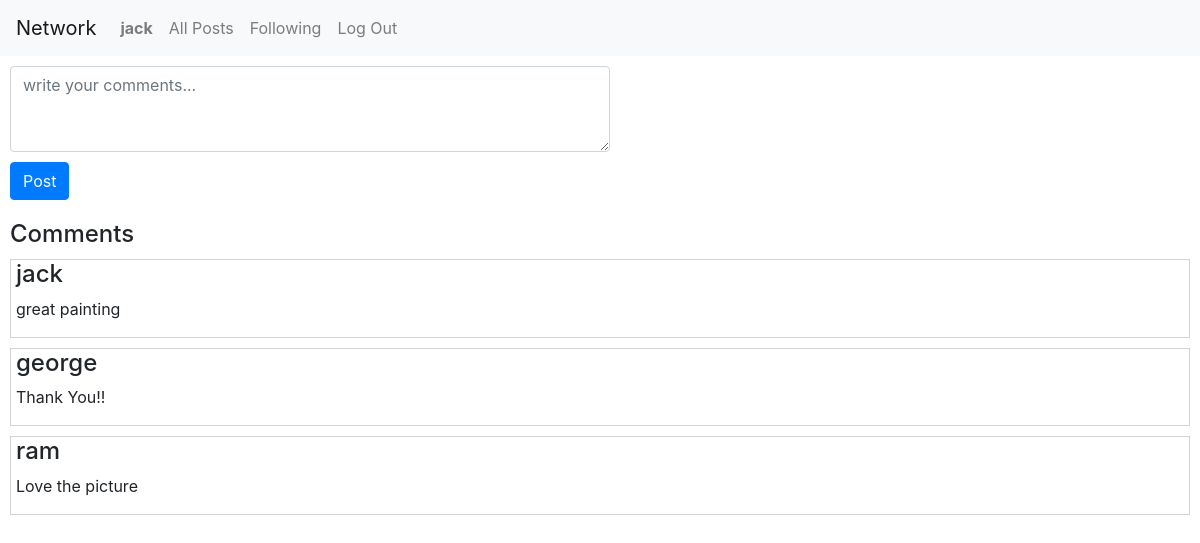
Screenshot of /readcomms/14 (signed in) with the database file from the repository.
### network/models.py (models this page shows, shortened)
class User(AbstractUser):
    pass

class Comment(models.Model):
    commented = models.ForeignKey(Post,on_delete=models.CASCADE, null=True, blank=True, related_name="comments")
    commenter = models.ForeignKey(User, related_name="user_name", on_delete=models.CASCADE, null=True)
    comment = models.CharField(max_length=100, null=True)

### network/views.py (the view)
# urls.py: path("readcomms/<id>",views.readcomms, name='readcomms'),
def readcomms(request, id):
    i = Post.objects.get(pk = id)
    try:
        comms = Comment.objects.filter(commented = i)
        return render(request, 'network/comment.html',
                      {
                        'i': id,
                        'comms': comms})
    except:
        message = "no comments"
        return render(request, 'network/comment.html',
                      {
                        'i': id,
                        'm': message})

### network/templates/network/comment.html (shortened to what this page needs)
{% extends "network/layout.html" %}
{% block body %}
{% if user.is_authenticated %}
    <form method="post" action="{% url 'comment' i %}">
        <textarea class='form-control' placeholder="write your comments..." id="comm_{{i}}" name="comment" rows="3"></textarea>
        <button type="submit" class="btn btn-primary">Post</button>
    </form>
{% endif %}
{%if m%}
{{m}}
{% else %}
<h4 style="margin:10px">Comments</h4>
{% for c in comms %}
<div class="posts">
<h4>{{c.commenter}}</h4>
<p>{{c.comment}}</p>
</div>
{% endfor %}
{% endif %}
{% endblock %}

### network/templates/network/layout.html (shortened to what this page needs)
{% load static %}
<!DOCTYPE html>
<html lang="en">
    <head>
        <link rel="stylesheet" href="https://stackpath.bootstrapcdn.com/bootstrap/4.4.1/css/bootstrap.min.css">
        <link href="{% static 'network/styles.css' %}" rel="stylesheet">
        <link rel="stylesheet" href="https://cdnjs.cloudflare.com/ajax/libs/font-awesome/4.7.0/css/font-awesome.min.css">
    </head>
    <body>
        <nav class="navbar navbar-expand-lg navbar-light bg-light">
            <a class="navbar-brand" href="#">Network</a>
            <div>
              <ul class="navbar-nav mr-auto">
                {% if user.is_authenticated %}
                    <li class="nav-item">
                        <a class="nav-link" href="{% url 'profile' user.id %}"><strong>{{ user.username }}</strong></a>
                    </li>
                {% endif %}
                <li class="nav-item">
                  <a class="nav-link" href="{% url 'index' %}">All Posts</a>
                </li>
                {% if user.is_authenticated %}
                    <li class="nav-item">
                        <a class="nav-link" href="{% url 'following' %}">Following</a>
                    </li>
                    <li class="nav-item">
                        <a class="nav-link" href="{% url 'logout' %}">Log Out</a>
                    </li>
                {% endif %}
              </ul>
            </div>
          </nav>
        <div class="body">
            {% block body %}
            {% endblock %}
        </div>
    </body>
</html>

### network/static/network/styles.css (style rules this page uses)
.btn { margin: 0 10px 10px; }
.form-control { margin: 10px; width: 50%; }
.posts { display : flex; flex-direction: column; padding : 0px 5px; border : 1px solid lightgray; margin : 10px; }

### rows the page displays
User: username "jack"
Comment: commenter "jack", comment "great painting"
Comment: commenter "george", comment "Thank You!!"
Comment: commenter "ram", comment "Love the picture"
